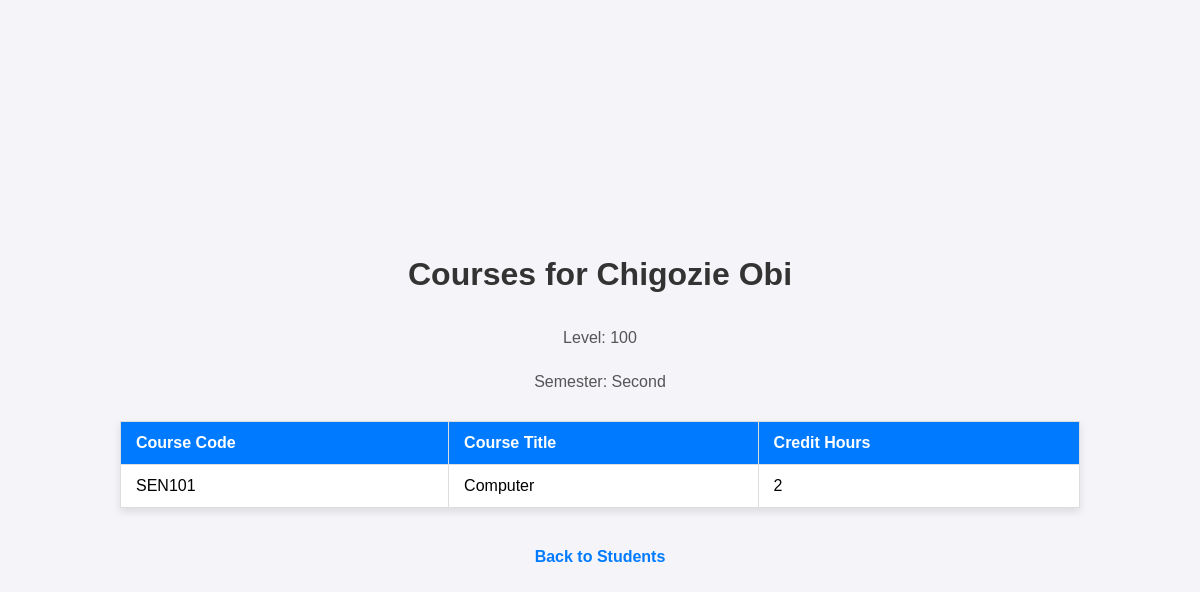
The page /student_courses/2 on the database as committed earlier.
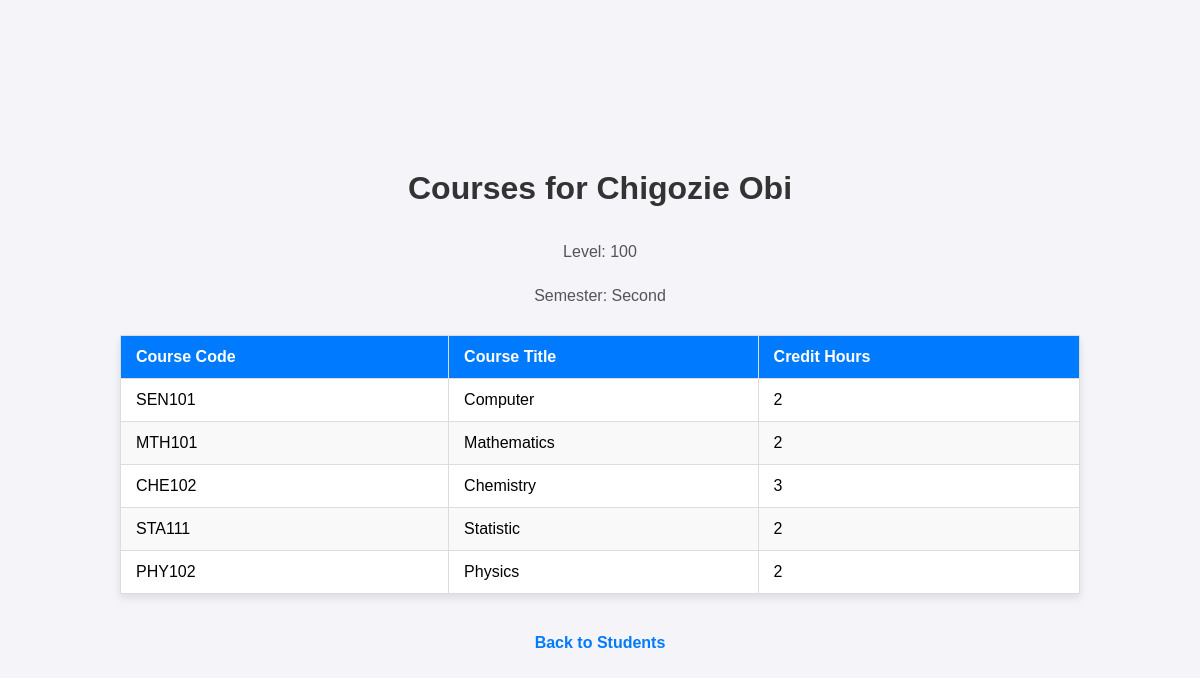
The same page on the database as committed later.
### app.py (models this page shows, shortened)
class Courses(db.Model):
    __tablename__ = "coursesDetails"
    id = db.Column(db.Integer, primary_key =True)
    code =  db.Column(db.String(100), nullable= False)
    title = db.Column(db.String(100), nullable =False)
    credits_hours = db.Column(db.String(100), nullable=False)
    level = db.Column(db.String(20))
    semester = db.Column(db.String(20))

### app.py (the view)
@app.route("/student_courses/<int:student_id>")
def student_courses(student_id):
    student = Applicant.query.get_or_404(student_id)
    student_session = ApplicantSession.query.filter_by(id=student.id).first()
    courses = Courses.query.filter_by(level=student_session.level, semester=student_session.semester).all()
    return render_template("student_courses.html", student=student, student_session=student_session, courses=courses)

### templates/student_courses.html (shortened to what this page needs)
<!DOCTYPE html>
<html lang="en">
<head>
    <link rel="stylesheet" href="{{ url_for('static', filename='student_courses.css') }}">
</head>
<body>
    <h1>Courses for {{ student.firstname }} {{ student.lastname }}</h1>
    <p>Level: {{ student_session.level }}</p>
    <p>Semester: {{ student_session.semester }}</p>
    <table>
        <thead>
            <tr>
                <th>Course Code</th>
                <th>Course Title</th>
                <th>Credit Hours</th>
            </tr>
        </thead>
        <tbody>
            {% for course in courses %}
            <tr>
                <td>{{ course.code }}</td>
                <td>{{ course.title }}</td>
                <td>{{ course.credits_hours }}</td>
            </tr>
            {% endfor %}
        </tbody>
    </table>
    <a href="{{ url_for('view_students') }}">Back to Students</a>
</body>
</html>

Rows that differ between the two databases and show on the page:
added Courses: code "MTH101", title "Mathematics", credits_hours "2"
added Courses: code "CHE102", title "Chemistry", credits_hours "3"
added Courses: code "STA111", title "Statistic", credits_hours "2"
added Courses: code "PHY102", title "Physics", credits_hours "2"
